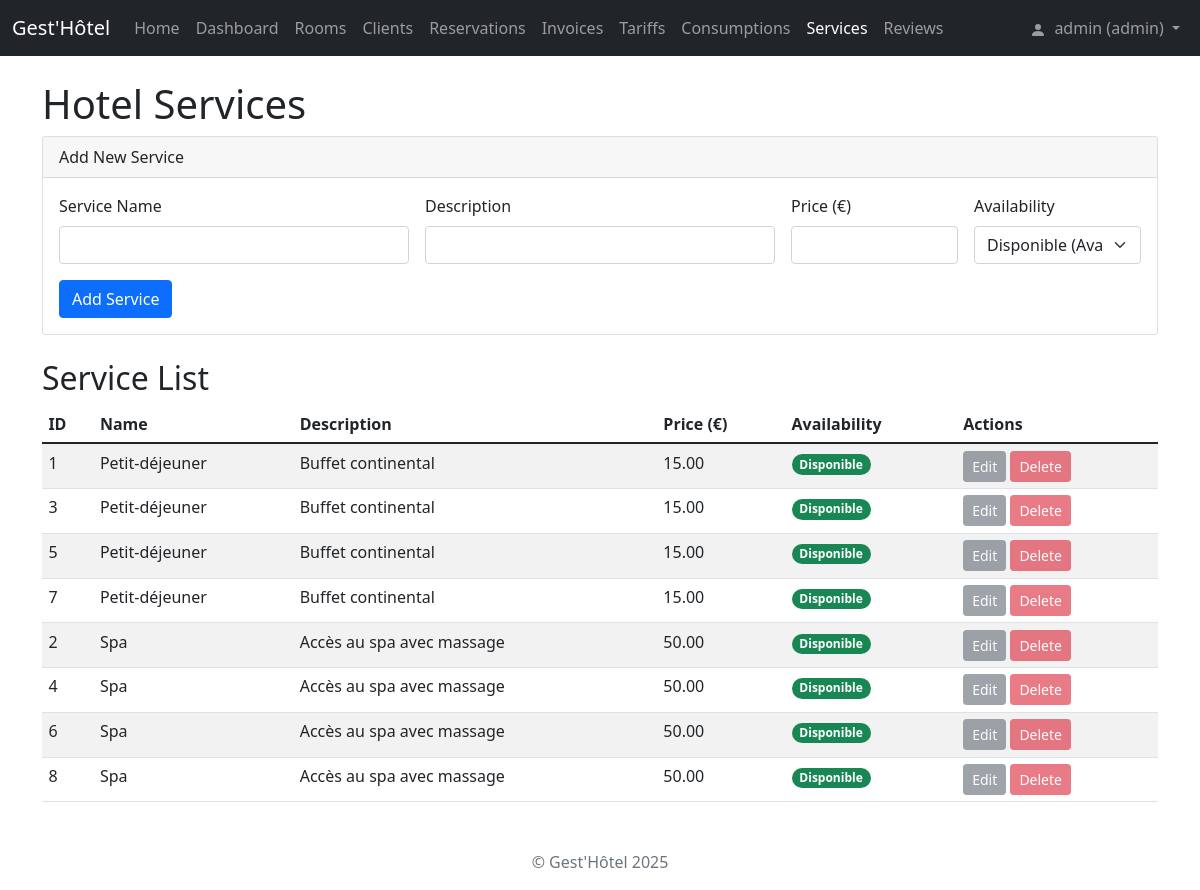
The page /services (signed in) on the database as committed earlier.
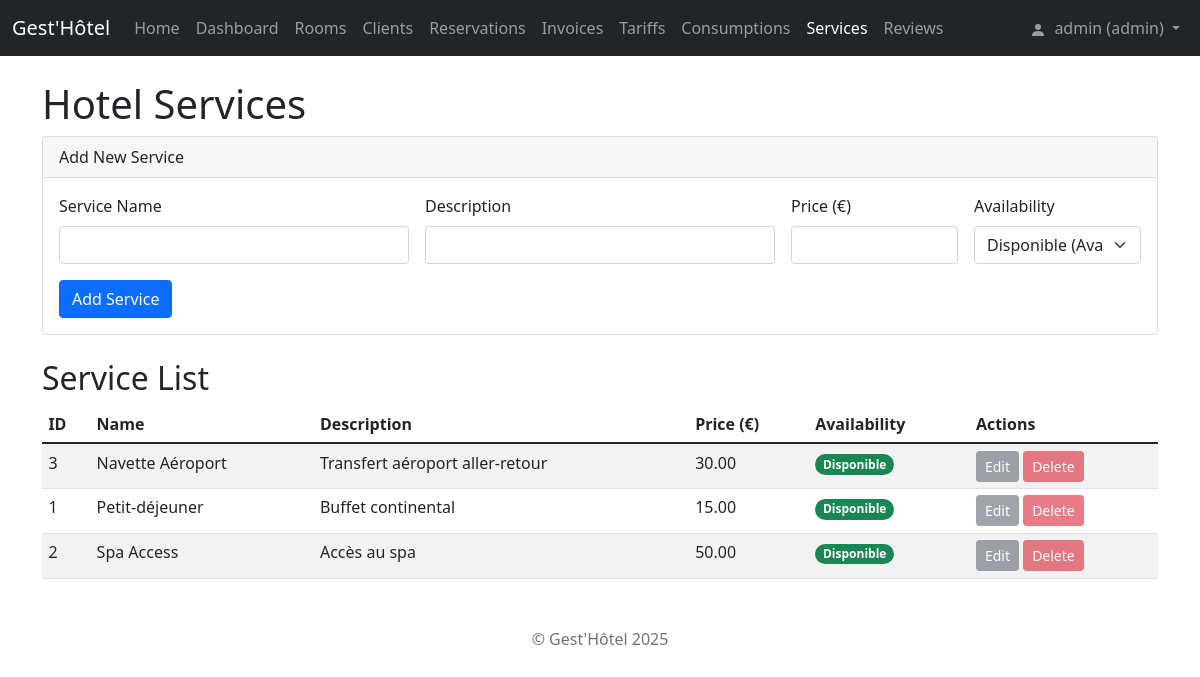
The same page on the database as committed later.
### tables this page shows
CREATE TABLE services (
            id_service INTEGER PRIMARY KEY AUTOINCREMENT,
            nom_service TEXT UNIQUE NOT NULL,
            description TEXT,
            prix REAL NOT NULL CHECK(prix >= 0),
            disponibilite TEXT NOT NULL CHECK(disponibilite IN ('Disponible', 'Indisponible'))
        );

### app.py (the view)
@app.route('/services')
@login_required
def view_services():
    try:
        conn = get_db_connection()
        services = conn.execute('SELECT * FROM services ORDER BY nom_service').fetchall()
        conn.close()
        return render_template('services.html', services=services)
    except Exception as e:
        flash(f'Error fetching services: {str(e)}', 'danger')
        return render_template('services.html', services=[])

### app.py (called while the page is built)
@app.context_processor
def inject_now():
    return {'now': datetime.utcnow}

def get_db_connection():
    conn = sqlite3.connect('gesthotel.db')
    conn.row_factory = sqlite3.Row # Access columns by name
    conn.execute("PRAGMA foreign_keys = ON") # Ensure FK constraints are active
    return conn

def login_required(f):
    @wraps(f)
    def decorated_function(*args, **kwargs):
        if 'user_id' not in session:
            flash('Please log in to access this page.', 'warning')
            return redirect(url_for('login', next=request.url))
        return f(*args, **kwargs)
    return decorated_function

### templates/services.html (shortened to what this page needs)
{% extends "base.html" %}
{% block content %}
<h1>Hotel Services</h1>
{% if session.role == 'admin' %}
<div class="card mb-4">
    <div class="card-header">Add New Service</div>
    <div class="card-body">
        <form action="{{ url_for('add_service') }}" method="post" class="row g-3 needs-validation" novalidate>
            <div class="col-md-4">
                <label for="nom_service" class="form-label">Service Name</label>
                <input type="text" class="form-control" id="nom_service" name="nom_service" required>
            </div>
            <div class="col-md-4">
                <label for="description" class="form-label">Description</label>
                <input type="text" class="form-control" id="description" name="description">
            </div>
            <div class="col-md-2">
                <label for="prix" class="form-label">Price (€)</label>
                <input type="number" step="0.01" min="0" class="form-control" id="prix" name="prix" required>
            </div>
            <div class="col-md-2">
                 <label for="disponibilite" class="form-label">Availability</label>
                 <select class="form-select" id="disponibilite" name="disponibilite" required>
                     <option value="Disponible">Disponible (Available)</option>
                 </select>
            </div>
             <div class="col-12">
                <button type="submit" class="btn btn-primary">Add Service</button>
            </div>
        </form>
    </div>
</div>
{% endif %}
<h2>Service List</h2>
<table class="table table-striped table-hover table-sm">
    <thead>
        <tr>
            <th>ID</th>
            <th>Name</th>
            <th>Description</th>
            <th>Price (€)</th>
            <th>Availability</th>
            {% if session.role == 'admin' %}
             <th>Actions</th>
            {% endif %}
        </tr>
    </thead>
    <tbody>
        {% for service in services %}
        <tr>
            <td>{{ service.id_service }}</td>
            <td>{{ service.nom_service }}</td>
            <td>{{ service.description or '-' }}</td>
            <td>{{ "%.2f"|format(service.prix) }}</td>
            <td>
                <span class="badge rounded-pill {% if service.disponibilite == 'Disponible' %}bg-success{% else %}bg-secondary{% endif %}">
                    {{ service.disponibilite }}
                </span>
            </td>
            {% if session.role == 'admin' %}
             <td>
                 <button class="btn btn-sm btn-secondary" disabled>Edit</button>
                 <button class="btn btn-sm btn-danger" disabled>Delete</button>
             </td>
            {% endif %}
        </tr>
        {% else %}
        <tr>
            <td colspan="{{ 6 if session.role == 'admin' else 5 }}" class="text-center">No services found.</td>
        </tr>
        {% endfor %}
    </tbody>
</table>
{% endblock %}

### templates/base.html (shortened to what this page needs)
<!DOCTYPE html>
<html lang="en">
<head>
    <link rel="stylesheet" href="https://cdn.jsdelivr.net/npm/bootstrap@5.1.3/dist/css/bootstrap.min.css">
</head>
<body>
    <nav class="navbar navbar-expand-md navbar-dark bg-dark fixed-top">
        <div class="container-fluid">
            <a class="navbar-brand" href="{{ url_for('home') }}">Gest'Hôtel</a>
            <div class="collapse navbar-collapse" id="navbarMain">
                <ul class="navbar-nav me-auto mb-2 mb-md-0">
                    {% if session.user_id %}
                        <li class="nav-item"><a class="nav-link {% if request.endpoint == 'home' %}active{% endif %}" href="{{ url_for('home') }}">Home</a></li>
                        {% if session.role == 'admin' %}
                            <li class="nav-item"><a class="nav-link {% if request.endpoint == 'dashboard' %}active{% endif %}" href="{{ url_for('dashboard') }}">Dashboard</a></li>
                        {% endif %}
                         <li class="nav-item"><a class="nav-link {% if request.endpoint.startswith('view_chambre') %}active{% endif %}" href="{{ url_for('view_chambres') }}">Rooms</a></li>
                        {% if session.role in ['admin', 'staff'] %}
                             <li class="nav-item"><a class="nav-link {% if request.endpoint.startswith('view_client') %}active{% endif %}" href="{{ url_for('view_clients') }}">Clients</a></li>
                             <li class="nav-item"><a class="nav-link {% if request.endpoint.startswith('view_reservation') %}active{% endif %}" href="{{ url_for('view_reservations') }}">Reservations</a></li>
                             <li class="nav-item"><a class="nav-link {% if request.endpoint.startswith('view_facture') %}active{% endif %}" href="{{ url_for('view_factures') }}">Invoices</a></li>
                             <li class="nav-item"><a class="nav-link {% if request.endpoint.startswith('view_tarif') %}active{% endif %}" href="{{ url_for('view_tarifs') }}">Tariffs</a></li>
                             <li class="nav-item"><a class="nav-link {% if request.endpoint.startswith('view_consommation') %}active{% endif %}" href="{{ url_for('view_consommations') }}">Consumptions</a></li>
                        {% endif %}
                         <li class="nav-item"><a class="nav-link {% if request.endpoint.startswith('view_service') %}active{% endif %}" href="{{ url_for('view_services') }}">Services</a></li>
                         <li class="nav-item"><a class="nav-link {% if request.endpoint.startswith('view_avi') %}active{% endif %}" href="{{ url_for('view_avis') }}">Reviews</a></li>
                    {% endif %}
                </ul>
                <ul class="navbar-nav ms-auto mb-2 mb-md-0">
                     {% if session.user_id %}
                        <li class="nav-item dropdown">
                            <a class="nav-link dropdown-toggle" href="#" id="navbarDropdownUser" role="button" data-bs-toggle="dropdown" aria-expanded="false">
                                <svg xmlns="http://www.w3.org/2000/svg" width="16" height="16" fill="currentColor" class="bi bi-person-fill me-1" viewBox="0 0 16 16"><path d="M3 14s-1 0-1-1 1-4 6-4 6 3 6 4-1 1-1 1H3zm5-6a3 3 0 1 0 0-6 3 3 0 0 0 0 6z"/></svg>
                                {{ session.username }} ({{ session.role }})
                            </a>
                        </li>
                     {% else %}
                        <li class="nav-item"><a class="nav-link {% if request.endpoint == 'login' %}active{% endif %}" href="{{ url_for('login') }}">Login</a></li>
                     {% endif %}
                </ul>
            </div>
        </div>
    </nav>
    <main class="container">
        {% block content %}{% endblock %}
    </main>
    <footer class="container mt-5 text-center text-muted">
        <p>© Gest'Hôtel {{ now().year }}</p>
    </footer>
</body>
</html>

### templates/base.html (style rules this page uses)
body { padding-top: 5rem; }
.table-sm th, .table-sm td { padding: 0.4rem; }

Rows that differ between the two databases and show on the page:
removed services: id_service "5", nom_service "Petit-déjeuner", description "Buffet continental", prix "15.00", disponibilite "Disponible"
removed services: id_service "7", nom_service "Petit-déjeuner", description "Buffet continental", prix "15.00", disponibilite "Disponible"
removed services: id_service "4", nom_service "Spa", description "Accès au spa avec massage", prix "50.00", disponibilite "Disponible"
removed services: id_service "6", nom_service "Spa", description "Accès au spa avec massage", prix "50.00", disponibilite "Disponible"
removed services: id_service "8", nom_service "Spa", description "Accès au spa avec massage", prix "50.00", disponibilite "Disponible"
changed services id 3: nom_service "Petit-déjeuner" → "Navette Aéroport"; description "Buffet continental" → "Transfert aéroport aller-retour"; prix "15.00" → "30.00"; moves up the list
changed services id 2: nom_service "Spa" → "Spa Access"; description "Accès au spa avec massage" → "Accès au spa"
